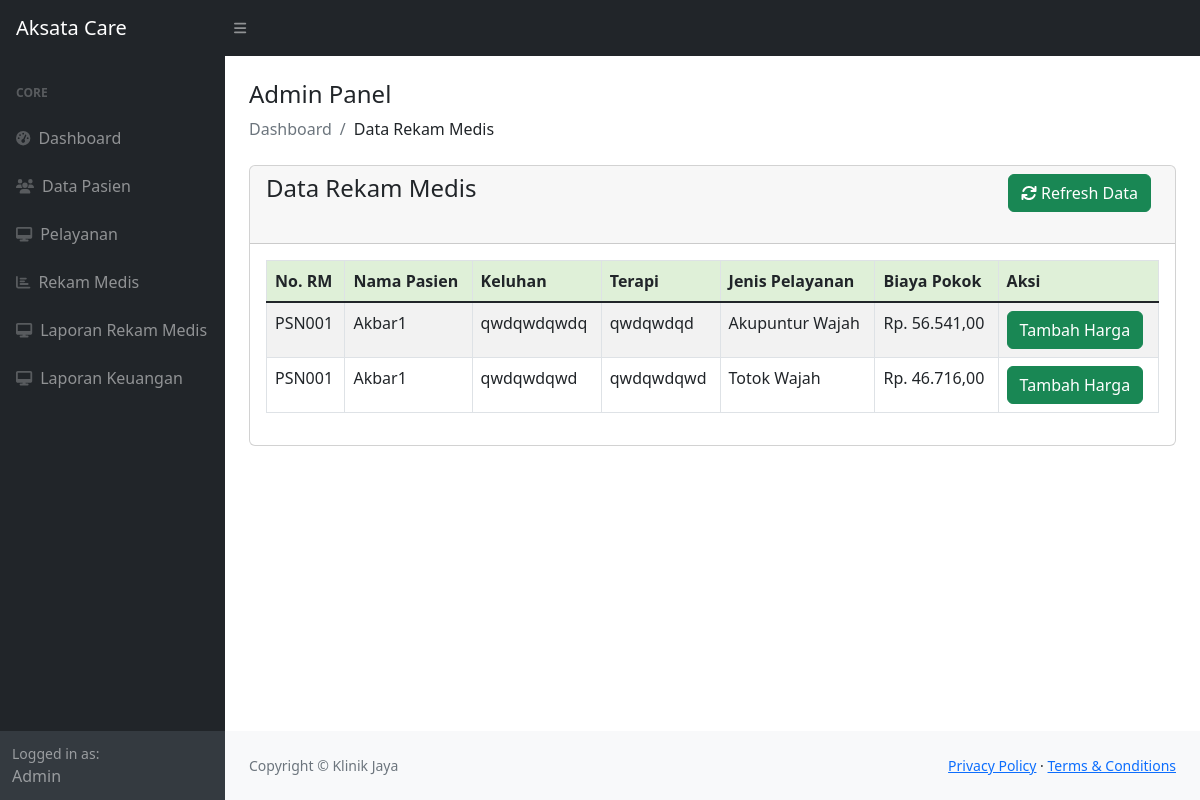
The page /view-laporanRekamMedis.php on the database as committed earlier.
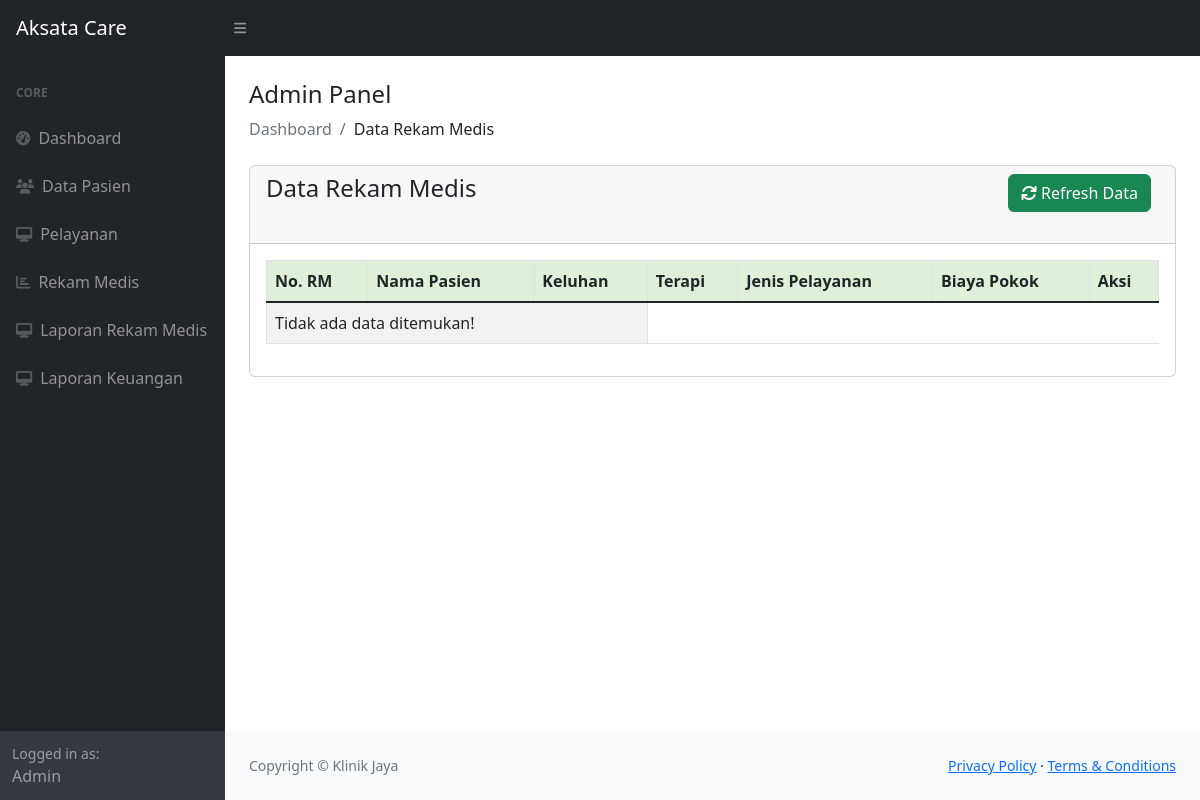
The same page on the database as committed later.
### tables this page shows
CREATE TABLE `rekammedis` (
  `id_rekammedis` int(5) NOT NULL,
  `no_rm` varchar(255) NOT NULL,
  `nama_pasien` varchar(100) NOT NULL,
  `keluhan` text DEFAULT NULL,
  `terapi` text DEFAULT NULL,
  `id_kategori` int(11) NOT NULL,
  `tanggal` timestamp NOT NULL DEFAULT current_timestamp() ON UPDATE current_timestamp()
);

CREATE TABLE `kategori` (
  `id_kategori` int(11) NOT NULL,
  `jenis_pelayanan` varchar(255) NOT NULL,
  `biaya_pokok` varchar(255) NOT NULL,
  `tgl_input` varchar(255) NOT NULL
);

### config/controller.php (called while the page is built, shortened)
<?php
function select($query) {
    global $dbconnect;
    $result = mysqli_query($dbconnect, $query);
    $rows = [];
    while ($row = mysqli_fetch_assoc($result)) {
        $rows[] = $row;
    }
    return $rows;
}

### view-laporanRekamMedis.php (the view, shortened to what this page needs)
<?php
include_once('includes/header.php');
$data = select("SELECT * from rekammedis join kategori on kategori.id_kategori = rekammedis.id_kategori");
?>
<div class="container-fluid px-4">
  <h4 class="mt-4">Admin Panel</h1>
    <ol class="breadcrumb mb-4">
      <li class="breadcrumb-item active">Dashboard</li>
      <li class="breadcrumb-item">Data Rekam Medis</li>
    </ol>
    <div class="row">
      <div class="col-md-12 main-chart">
        <div class="card">
          <div class="card-header">
            <a href="view-laporanRekamMedis.php" style="margin-right :0.5pc;" class="btn btn-success btn-md float-end">
              <i class="fa fa-refresh"></i> Refresh Data</a>
            <h4>Data Rekam Medis
            </h4>
            <br />
          </div>
          <div class="card-body">
            <table class="table table-bordered table-striped" id="table">
              <thead>
                <tr style="background:#DFF0D8;color:#333;">
                  <th>No. RM</th>
                  <th>Nama Pasien</th>
                  <th>Keluhan</th>
                  <th>Terapi</th>
                  <th>Jenis Pelayanan</th>
                  <th>Biaya Pokok</th>
                  <th>Aksi</th>
                </tr>
              </thead>
              <tbody>
                <?php
                $dataPasien = mysqli_query($dbconnect, "SELECT * FROM pasien");
                ?>
                <?php
                if ($dataPasien->num_rows > 0) :
                  foreach ($data as $row) :
                ?>
                    <tr>
                      <td><?php echo $row["no_rm"]; ?></td>
                      <td><?php echo $row["nama_pasien"]; ?></td>
                      <td><?php echo $row["keluhan"]; ?></td>
                      <td><?php echo $row["terapi"]; ?></td>
                      <td><?php echo $row["jenis_pelayanan"]; ?></td>
                      <td>Rp. <?= number_format($row["biaya_pokok"], 2, ',', '.'); ?></td>
                      <td>
                        <a href="tambah-laporanRekamMedis.php?id_rekammedis=<?php echo $row['id_rekammedis']; ?>" class="btn btn-success btn-xs">Tambah Harga</a>
                      </td>
                    </tr>
                  <?php
                  endforeach;
                  ?>
                <?php else : ?>
                  <tr>
                    <td colspan="3" rowspan="1" headers"">Tidak ada data ditemukan!</td>
                  </tr>
                <?php endif; ?>
              </tbody>
            </table>
          </div>
        </div>
      </div>
    </div>
</div>
<?php
include_once('includes/footer.php');
include_once('includes/scripts.php');
?>

Rows that differ between the two databases and show on the page:
removed rekammedis: no_rm "PSN001", nama_pasien "Akbar1", keluhan "qwdqwdqwdq", terapi "qwdqwdqd", id_kategori.jenis_pelayanan "Akupuntur Wajah", id_kategori.biaya_pokok "56.541,00"
removed rekammedis: no_rm "PSN001", nama_pasien "Akbar1", keluhan "qwdqwdqwd", terapi "qwdqwdqwd", id_kategori.jenis_pelayanan "Totok Wajah", id_kategori.biaya_pokok "46.716,00"
Other text that changed with them:
text now shown: "Tidak ada data ditemukan!"
